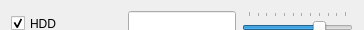
       <widget class="QWidget" name="widget_hdd" native="true">
        <property name="sizePolicy">
         <sizepolicy hsizetype="Expanding" vsizetype="Fixed">
          <horstretch>0</horstretch>
          <verstretch>0</verstretch>
         </sizepolicy>
        </property>
        <property name="minimumSize">
         <size>
          <width>0</width>
          <height>30</height>
         </size>
        </property>
        <property name="maximumSize">
         <size>
          <width>16777215</width>
          <height>30</height>
         </size>
        </property>
        <layout class="QHBoxLayout" name="horizontalLayout_20">
         <item>
          <widget class="QCheckBox" name="checkBox_hdd">
           <property name="sizePolicy">
            <sizepolicy hsizetype="Fixed" vsizetype="Fixed">
             <horstretch>0</horstretch>
             <verstretch>0</verstretch>
            </sizepolicy>
           </property>
           <property name="minimumSize">
            <size>
             <width>111</width>
             <height>25</height>
            </size>
           </property>
           <property name="maximumSize">
            <size>
             <width>111</width>
             <height>25</height>
            </size>
           </property>
           <property name="text">
            <string notr="true">HDD</string>
           </property>
           <property name="checked">
            <bool>true</bool>
           </property>
          </widget>
         </item>
         <item>
          <widget class="QLineEdit" name="lineEdit_hdd">
           <property name="minimumSize">
            <size>
             <width>0</width>
             <height>25</height>
            </size>
           </property>
           <property name="maximumSize">
            <size>
             <width>16777215</width>
             <height>25</height>
            </size>
           </property>
           <property name="toolTip">
            <string notr="true">@@/;@@ - mount point usage, %</string>
           </property>
           <property name="alignment">
            <set>Qt::AlignRight|Qt::AlignTrailing|Qt::AlignVCenter</set>
           </property>
          </widget>
         </item>
         <item>
          <widget class="QSlider" name="slider_hdd">
           <property name="sizePolicy">
            <sizepolicy hsizetype="Fixed" vsizetype="Fixed">
             <horstretch>0</horstretch>
             <verstretch>0</verstretch>
            </sizepolicy>
           </property>
           <property name="minimumSize">
            <size>
             <width>111</width>
             <height>25</height>
            </size>
           </property>
           <property name="maximumSize">
            <size>
             <width>111</width>
             <height>25</height>
            </size>
           </property>
           <property name="minimum">
            <number>1</number>
           </property>
           <property name="maximum">
            <number>12</number>
           </property>
           <property name="pageStep">
            <number>1</number>
           </property>
           <property name="value">
            <number>9</number>
           </property>
           <property name="orientation">
            <enum>Qt::Horizontal</enum>
           </property>
           <property name="tickPosition">
            <enum>QSlider::TicksAbove</enum>
           </property>
          </widget>
         </item>
        </layout>
       </widget>
